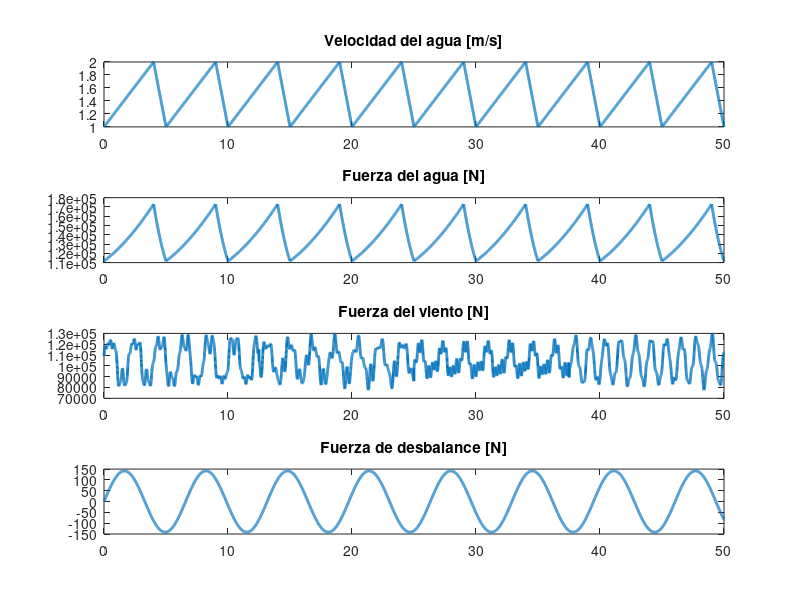
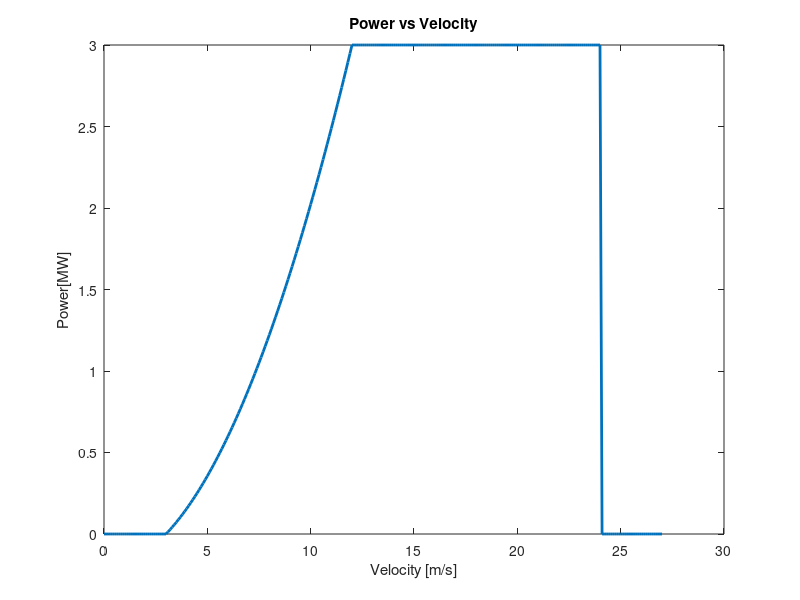
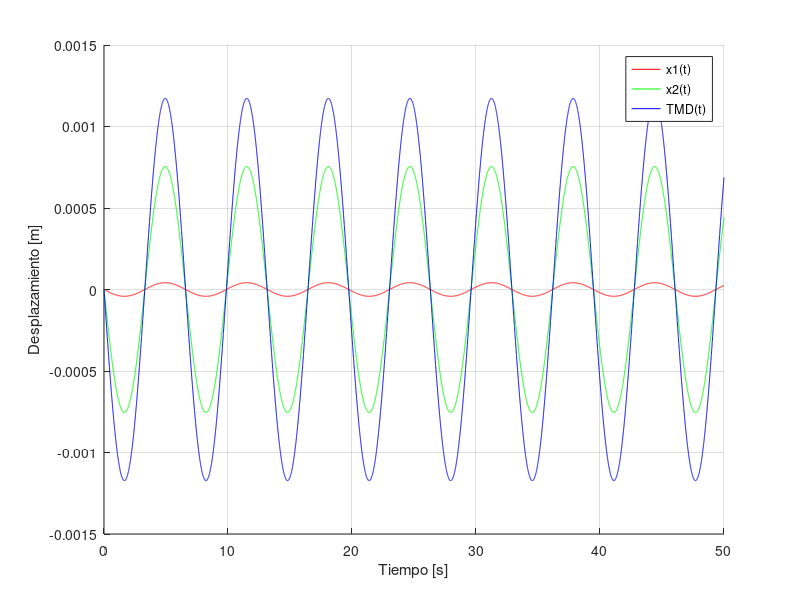
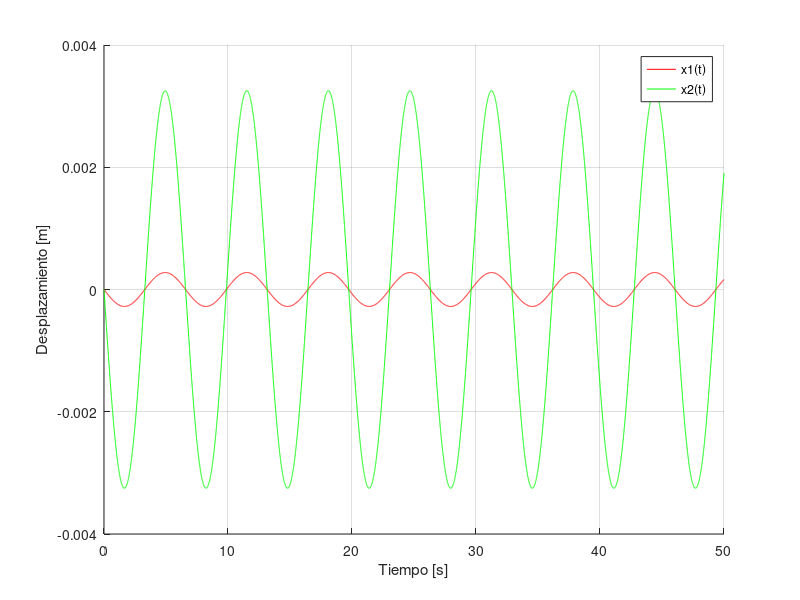

The MATLAB script that drew these images, in order: (Note: this script raises an error after producing the figures.)
function main;clc;close all; g = true; % graph flag

    if g; vel_power() ; end %#ok<UNRCH>

    
    dt = 0.005; % time step
    t=0:dt:50; % time vector
    
    %% DEFINICIÓN DE PARÁMETROS DEL SISTEMA
    m1=62000; %% Masa 1
    m2=93000; %% Masa 2
    m3=0.03*(m1+m2); %% Masa TMD

    z=[0.015;0.015;0.05];

    k1=2e8; %% Rigidez 1
    k2=9e6; %% Rigidez 2
    k3=(9.4)^2*m3; %% Rigidez 3

    M= [m1 0 0;
        0 m2 0;
        0 0 m3] %% Matriz de masa

    K=[k1+k2 -k2 0;
        -k2   k2+k3 -k3;
        0 -k3 k3] %% Matriz de Rigidez

    xINI=[0;0;0];
    dxINI=[0;0;0];

    %% ENCUENTRO AUTOVECTORES Y AUTOVALORES
    [V,lambda]=eig(K,M); %el X que me larga ya esta normalizado de modo q X'*m*X=I

    wn=diag(sqrt(lambda));
    wd=wn.*sqrt(1-z.^2);
    

    %% DEFINO LA VELOCIDAD Y LA CARGA DEL AGUA
    FW=agua(t,g);
    
    %% DEFINO LA VELOCIDAD DEL VIENTO Y PARAMETROS DEL VIENTO
    vel_viento=7.64;    ; %% Velocidad del viento [m/s]
    Fv = viento(t,vel_viento,g);
   
    %% DEFINO PARAMETROS Y FUERZA DE DESBALANCE

    Fd = desbalance(t,vel_viento,g);

    %% EJECUTO EL SISTEMA

    ejecutar(FW,Fv,Fd,t,dt);

end

function vel_power %#ok<DEFNU> % Power vs Velocity
    vel = 0:0.1:27; % velocity vector
    power = zeros(1, length(vel)); % power vector
    v_cin = 3;
    v_rat = 12;
    v_cou = 24;
    p_r = 3;

    q =  p_r*((vel.^2-v_cin^2)/(v_rat^2-v_cin^2));
    
    % set power values based on velocity
    power(vel <= v_cin) = 0;
    power(vel > v_cin & vel <= v_rat) = q(vel > v_cin & vel <= v_rat);
    power(vel > v_rat & vel <= v_cou) = p_r;
    power(vel > v_cou) = 0;
    
    % plot power vs velocity
    figure(2);
    plot(vel, power, 'LineWidth', 2);
    xlabel('Velocity [m/s]');
    ylabel('Power[MW]');
    % legend('Power vs Velocity');
    title('Power vs Velocity');
end

function FW=agua(t,graph) %% Función que devuelve la velocidad y la fuerza del agua en función del tiempo	
    %% DEFINO LA VELOCIDAD Y LA CARGA DEL AGUA

    Twa = 5; %% Periodo del oleaje
    VAmax = 2; %% Velocidad máxima del agua
    Cd = 0.7; %% Coeficiente de arrastre
    RoW = 1000; %% Densidad del agua
    Ainmersa = 14 * 4.176; %% Área a considerar, h sobre agua 14m y diametro 4.176m

    VAt = zeros(1, length(t)); %% Vector agua
    for i = 1:length(t)

        tmod = mod(t(i), Twa); % llevo el valor sub i de t a un valor dentro del periodo (entre 0 y Tp)
        VAt(i) = (tmod >= 0) .* (tmod <= Twa * 4 / 5) .* (((VAmax / 2) / (Twa * 4 / 5)) * tmod + VAmax / 2) + (tmod > Twa * 4 / 5) .* (tmod <= Twa) .* (-VAmax / 2 * tmod + 6);
    end


    FW = (0.5 * RoW * Cd * Ainmersa .* VAt.^2 + 91120);
    

    if graph
        figure(1);
        subplot(4,1,1)
        plot(t,VAt,'LineWidth',2)
        title('Velocidad del agua [m/s]')

        subplot(4,1,2)
        plot(t,FW,'LineWidth',2)
        title('Fuerza del agua [N]')
    end
end

function Fviento=viento(t,V_viento,graph) %% Función que devuelve la fuerza del viento en función del tiempo
    
    Cd=0.7;
    P_aire=1.203;
    D=4.176;
    A_mastil=(84-14)*D;
    
    Fv_mastil=(1/2)*Cd*P_aire*A_mastil*V_viento^2;
    
    Fv_aspas=(1/2)*Cd*P_aire*(0.4*pi*56^2)*V_viento^2;
    
    Avientob=Fv_mastil + Fv_aspas;


    Aviento=20000;
    % Avientob=100000;
    frecViento=0.5;

    %Fviento = 100000 * ones(1, length(t));

    %Agrego variacion al viento
    for i=1:2500
        Fviento(i)=Avientob+Aviento*sin(2*pi*frecViento*t(i))+Aviento/3*sin(3*2*pi*frecViento*t(i))+Aviento/4*cos(4.1*2*pi*frecViento*t(i))+Aviento/8.2*sin(8.34*2*pi*frecViento*t(i)); %#ok<AGROW>
    end
    for i=2501:5000
        Fviento(i)=Avientob+Aviento/1.2*sin(1.1*2*pi*frecViento*t(i))+Aviento/3.23*sin(4.21*2*pi*frecViento*t(i))+Aviento/5.23*cos(6.23*2*pi*frecViento*t(i))+Aviento/8.26*sin(5.32*2*pi*frecViento*t(i));
    end
    for i=5001:7500
        Fviento(i)=Avientob+Aviento/1.77*cos(1.1*2*pi*frecViento*t(i))+Aviento/3.91*sin(2.21*2*pi*frecViento*t(i))+Aviento/3.678*cos(7.1*2*pi*frecViento*t(i))+Aviento/9.4*sin(4.375*2*pi*frecViento*t(i));
    end
    for i=7501:10001
        Fviento(i)=Avientob+Aviento/0.992*cos(1.632*2*pi*frecViento*t(i))+Aviento/5.13*sin(4.581*2*pi*frecViento*t(i))+Aviento/6.8*sin(7.1*2*pi*frecViento*t(i))+Aviento/9.4*sin(4.65*2*pi*frecViento*t(i));
    end

    if graph
        figure(1);
        subplot(4,1,3)
        plot(t,Fviento,'LineWidth',2)
        title('Fuerza del viento [N]')
    end
end

function Fdesb=desbalance(t,V_viento,graph) %% Función que devuelve la fuerza de desbalance en función del tiempo

    R = 56;
    Uper=155.7;
    TSR=7;
    wRotor=(TSR/R)*V_viento;
    F0Desbalance=Uper*wRotor^2;
    Fdesb=F0Desbalance.*sin(wRotor*t);

    if graph
        figure(1);
        subplot(4,1,4)
        plot(t,Fdesb,'LineWidth',2)
        title('Fuerza de desbalance [N]')
    end

end

function Py=Fuerza_externa_y(t,x0,Fd) %% Función que devuelve la fuerza externa en función del tiempo
    Py=zeros(length(x0),length(t)); % fuerza externa en el tiempo
    Py(2,:) = Fd; 
end

function Px=Fuerza_externa_x(t,x0,Fa,Fv) %% Función que devuelve la fuerza externa en función del tiempo
    Px=zeros(length(x0),length(t)); % fuerza externa en el tiempo
    Px(1,:) = Fa;
    Px(2,:) = Fv;
end

function X = Fact_Magnificacion_Dinam(M,K,wn,wd,P,X,t)
    % Transformar fuerzas a coordenadas modales
    Mmodal=round(X'*M*X); %M modal
    Kmodal=round(X'*K*X); %K modal
    Fmodal = X' * P;

    % Respuesta permanente modal
    Y_perm = zeros(length(wn), length(t));
    for i = 1:length(wn)
        for j = 1:length(t)
            Y_perm(i,j) = (1/(Kmodal(i,i) - Mmodal(i,i) * wd(i)^2)) * Fmodal(i,j);
        end
    end

    % Paso de coordenadas modales a geométricas
    X = X * Y_perm;

end

function X = Transformada_De_Fourier(M,K,t,P,dt,V,wn,z)
    Mmodal = round(V' * M * V); % M modal
    Kmodal = round(V' * K * V); % K modal
    Cmodal = 2*z.*wn.*eye(size(Mmodal)); % C modal

    % Transformar fuerzas a coordenadas modales
    Fmodal = V' * P;

    % Frecuencias de Fourier
    omega = 2 * pi * (0:(length(t)-1)) / (length(t) * dt);

    % Función de transferencia H(iw)
    H = zeros(size(Mmodal, 1), length(omega));
    for i = 1:length(omega)
        H(:, i) = diag(((-omega(i)^2 * Mmodal + 1i * omega(i) * Cmodal + Kmodal) \ eye(size(Mmodal))));
    end

    % Respuesta en frecuencia
    Y_freq = H .* fft(Fmodal, [], 2);

    % Transformar de vuelta al dominio del tiempo
    Y_perm = ifft(Y_freq, [], 2, 'symmetric');

    % Transformar respuesta permanente a coordenadas físicas
    X = V * Y_perm;

end

function x = Respuesta_Transitoria( M,zitta,V,wn, x0, dx0, t)

    % Paso de coordenadas del espacio fisico al espacio modal
    y0 = V'*M*x0; % desplazamiento inicial en el espacio modal
    dy0 = V'*M*dx0; % velocidad inicial en el espacio modal
    
    % C_modal = V'*C*V; % matriz de amortiguamiento modal [kips.sec/in]

    % zitta = diag(C_modal)./(2*wn); % relacion de amortiguamiento

    wd = wn.*sqrt(1-zitta.^2); % Frecuencia de amortiguamiento [rad/s]
    e = exp(1); 

    Y = zeros(length(wn),length(t)); % desplazamiento en el espacio modal

    for i = 1:length(wn)

        % Primer termino de la solucion homogenea
        Y(i,:) = e.^(-zitta(i)*wn(i)*t).*(cos(wd(i)*t)+zitta(i)/sqrt(1-zitta(i)^2)*sin(wd(i)*t)).*y0(i);
        % Segundo termino de la solucion homogenea
        Y(i,:) = Y(i,:) + e.^(-zitta(i)*wn(i)*t).*(sin(wd(i)*t)).*(dy0(i)/(wd(i)));
    end

    % Paso de coordenadas del espacio modal al espacio fisico
    x = V*Y; % desplazamiento en el espacio fisico

end

function respuesta_1eje_tmd(t,X,titulo)
    % Mostramos la respuesta en el tiempo
    figure('Name', titulo);
    hold on;
    plot(t,X(1,:),"r");
    plot(t,X(2,:),"g");
    plot(t,X(3,:),"b");
    hold off;
    ylabel("Desplazamiento [m]");
    xlabel("Tiempo [s]");
    legend("x1(t)","x2(t)","TMD(t)");
    grid on;
    
end

function respuesta_1eje(t,X,titulo)
    % Mostramos la respuesta en el tiempo
    figure('Name', titulo);
    hold on;
    plot(t,X(1,:),"r");
    plot(t,X(2,:),"g");
    hold off;
    ylabel("Desplazamiento [m]");
    xlabel("Tiempo [s]");
    legend("x1(t)","x2(t)");
    grid on;
    
end

function [M,K,wn,wd,z,xINI,dxINI,V]=eje_ind_tmd_forzadas()
    %% DEFINICIÓN DE PARÁMETROS DEL SISTEMA
    %% DEFINICIÓN DE PARÁMETROS DEL SISTEMA
    m1=62000; %% Masa 1
    m2=93000; %% Masa 2
    m3=0.03*(m1+m2); %% Masa TMD

    z=[0.015;0.015;0.05];

    k1=2e8; %% Rigidez 1
    k2=9e6; %% Rigidez 2
    k3=(9.4)^2*m3; %% Rigidez 3

    M= [m1 0 0;
        0 m2 0;
        0 0 m3]; %% Matriz de masa

    K=[k1+k2 -k2 0;
        -k2   k2+k3 -k3;
        0 -k3 k3]; %% Matriz de Rigidez

    xINI=[0;0;0];
    dxINI=[0;0;0];

    %% ENCUENTRO AUTOVECTORES Y AUTOVALORES
    [V,lambda]=eig(K,M); %el X que me larga ya esta normalizado de modo q X'*m*X=I

    wn=diag(sqrt(lambda));
    wd=wn.*sqrt(1-z.^2);

end

function [M,K,wn,wd,z,xINI,dxINI,V]=eje_ind_forzadas()
    %% DEFINICIÓN DE PARÁMETROS DEL SISTEMA
    %% DEFINICIÓN DE PARÁMETROS DEL SISTEMA
    m1=62000; %% Masa 1
    m2=93000; %% Masa 2
    %m3=0.05*(m1+m2); %% Masa TMD

    z=[0.015;0.015];

    k1=2e8; %% Rigidez 1
    k2=9e6; %% Rigidez 2
    %k3=(20)^2*m3; %% Rigidez 3

    M= [m1 0;
        0 m2]; %% Matriz de masa

    K=[k1+k2 -k2;
        -k2   k2]; %% Matriz de Rigidez


    xINI=[0;0];
    dxINI=[0;0];

    %% ENCUENTRO AUTOVECTORES Y AUTOVALORES
    [V,lambda]=eig(K,M); %el X que me larga ya esta normalizado de modo q X'*m*X=I

    wn=diag(sqrt(lambda));
    wd=wn.*sqrt(1-z.^2);

end

function A = amplitud(x,t1,t2,dt)
    A = max((x(t1/dt:t2/dt)));
end


function m=num_random(m)
    m(2,2)=9e6;
    x1= m(2,2)*rand(); %generamos un número aleatorio entre 0 - 1 multiplicado por el valor para poder generar la carga aleatoria del viento
end

function ejecutar(FW,Fv,Fd,t,dt)

    %% EJE Y CON TMD FORZADO
    [M_yc, K_yc, wn_yc, wd_yc, zitta_yc, x0_yc, dx0_yc, V_yc] = eje_ind_tmd_forzadas();
    K_yc = num_random(K_yc);
    P_Yc = Fuerza_externa_y(t,x0_yc,Fd);

    y_transitoria_c = Respuesta_Transitoria( M_yc,zitta_yc,V_yc,wn_yc, x0_yc, dx0_yc, t);
    y_permanente_2c = Fact_Magnificacion_Dinam(M_yc,K_yc,wn_yc,wd_yc,P_Yc,V_yc,t);

    y_res_2c = y_transitoria_c + y_permanente_2c;

    respuesta_1eje_tmd(t,y_res_2c,"EJE Y CON TMD 2");



    %% EJE Y SIN TMD FORZADO
    [M_ys, K_ys, wn_ys, wd_ys, zitta_ys, x0_ys, dx0_ys, V_ys] = eje_ind_forzadas();
    K_ys = num_random(K_ys);
    P_Ys = Fuerza_externa_y(t,x0_ys,Fd);

    y_transitoria_s = Respuesta_Transitoria( M_ys,zitta_ys,V_ys,wn_ys, x0_ys, dx0_ys, t);
    y_permanente_2s = Fact_Magnificacion_Dinam(M_ys,K_ys,wn_ys,wd_ys,P_Ys,V_ys,t);

    y_res_2s = y_transitoria_s + y_permanente_2s;


    respuesta_1eje(t,y_res_2s,"EJE Y SIN TMD 2");


    %% EJE X CON TMD FORZADO
    [M_xc, K_xc, wn_xc, wd_xc, zitta_xc, x0_xc, dx0_xc, V_xc] = eje_ind_tmd_forzadas();
    K_xc = num_random(K_xc);
    P_Xc = Fuerza_externa_x(t,x0_xc,FW,Fv);

    x_transitoria_c = Respuesta_Transitoria( M_xc,zitta_xc,V_xc,wn_xc, x0_xc, dx0_xc, t);
    x_permanente_2c = Transformada_De_Fourier(M_xc,K_xc,t,P_Xc,dt,V_xc,wn_xc,zitta_xc);

    x_res_2c = x_transitoria_c + x_permanente_2c;
    
    respuesta_1eje_tmd(t,x_res_2c,"EJE X CON TMD 2");


    %% EJE X SIN TMD FORZADO
    [M_xs, K_xs, wn_xs, wd_xs, zitta_xs, x0_xs, dx0_xs, V_xs] = eje_ind_forzadas();
    K_xs = num_random(K_xs);
    P_Xs = Fuerza_externa_x(t,x0_xs,FW,Fv);

    x_transitoria_s = Respuesta_Transitoria( M_xs,zitta_xs,V_xs,wn_xs, x0_xs, dx0_xs, t);
    x_permanente_2s = Transformada_De_Fourier(M_xs,K_xs,t,P_Xs,dt,V_xs,wn_xs,zitta_xs);

    x_res_2s = x_transitoria_s + x_permanente_2s;

    respuesta_1eje(t,x_res_2s,"EJE X SIN TMD 2");


    t1 = 2
    t2 = 18
    fprintf('Tabla de resultados:\n');
    fprintf('----------------------------------------\n');
    Amp_TMDy = amplitud(y_res_2c(2,:),t1,t2,dt);
    Amp_SIN_TMDy = amplitud(y_res_2s(2,:),t1,t2,dt);
    fprintf('Eje Y con TMD forzada 2: %f\n', Amp_TMDy);
    fprintf('Eje Y sin TMD forzada 2: %f\n', Amp_SIN_TMDy);    
    reduction_percentage = (Amp_TMDy / Amp_SIN_TMDy) * 100;
    fprintf('Porcentaje de reducción al aplicar el TMD: %.2f%%\n', reduction_percentage);
    fprintf('----------------------------------------\n');

    Amp_TMDx = amplitud((x_res_2c(2,:)),t1,t2,dt);
    Amp_SIN_TMDx = amplitud(x_res_2s(2,:),t1,t2,dt);
    fprintf('Eje X con TMD forzada 2: %f\n', Amp_TMDx);
    fprintf('Eje X sin TMD forzada 2: %f\n', Amp_SIN_TMDx);
    reduction_percentage = (Amp_TMDx / Amp_SIN_TMDx) * 100;
    fprintf('Porcentaje de reducción al aplicar el TMD: %.2f%%\n', reduction_percentage);
    fprintf('----------------------------------------\n');

    t1 = 30
    t2 = 50
    fprintf('Tabla de resultados:\n');
    fprintf('----------------------------------------\n');
    Amp_TMDy = amplitud(y_res_2c(2,:),t1,t2,dt);
    Amp_SIN_TMDy = amplitud(y_res_2s(2,:),t1,t2,dt);
    fprintf('Eje Y con TMD forzada 2: %f\n', Amp_TMDy);
    fprintf('Eje Y sin TMD forzada 2: %f\n', Amp_SIN_TMDy);    
    reduction_percentage = (Amp_TMDy / Amp_SIN_TMDy) * 100;
    fprintf('Porcentaje de reducción al aplicar el TMD: %.2f%%\n', reduction_percentage);
    fprintf('----------------------------------------\n');

    Amp_TMDx = amplitud((x_res_2c(2,:)),t1,t2,dt);
    Amp_SIN_TMDx = amplitud(x_res_2s(2,:),t1,t2,dt);
    fprintf('Eje X con TMD forzada 2: %f\n', Amp_TMDx);
    fprintf('Eje X sin TMD forzada 2: %f\n', Amp_SIN_TMDx);
    reduction_percentage = (Amp_TMDx / Amp_SIN_TMDx) * 100;
    fprintf('Porcentaje de reducción al aplicar el TMD: %.2f%%\n', reduction_percentage);
    fprintf('----------------------------------------\n');
    % % fprintf('Eje X e Y con TMD forzada 1: %f\n', res_1c(4,40/dt));
    % fprintf('Eje X e Y con TMD forzada 2: %f\n', res_2c(4,40/dt));
    % % % fprintf('Eje X e Y sin TMD forzada 1: %f\n', res_1s(4,40/dt));
    % fprintf('Eje X e Y sin TMD forzada 2: %f\n', res_2s(4,40/dt));
    % reduction_percentage_x4 = (res_2c(4,40/dt) / res_2s(4,40/dt)) * 100;
    % fprintf('Porcentaje de reducción al aplicar el TMD Viento Agua: %.2f%%\n', reduction_percentage_x4);
    % reduction_percentage_x3 = (res_2c(3,40/dt) / res_2s(3,40/dt)) * 100;
    % fprintf('Porcentaje de reducción al aplicar el TMD Desbalance: %.2f%%\n', reduction_percentage_x3);
    % fprintf('----------------------------------------\n');

    figure('Name', 'EJE x con TMD vs EJE x sin TMD');
    hold on;
    % plot(t,(x_res_2c(2,:)*0.6+(-mean(x_res_2c(2,:)*0.6)+mean(x_res_2s(2,:)))),"r");
    plot(t,x_res_2c(2,:),"r");
    plot(t,x_res_2s(2,:),"g");
    hold off;
    ylabel("Desplazamiento [m]");
    xlabel("Tiempo [s]");
    legend("CON TMD","SIN TMD");
    grid on;
    figure('Name', 'EJE Y con TMD vs EJE Y sin TMD');
    hold on;
    plot(t,y_res_2c(2,:),"r");
    plot(t,y_res_2s(2,:),"g");
    hold off;
    ylabel("Desplazamiento [m]");
    xlabel("Tiempo [s]");
    legend("CON TMD","SIN TMD");
    grid on;

end
